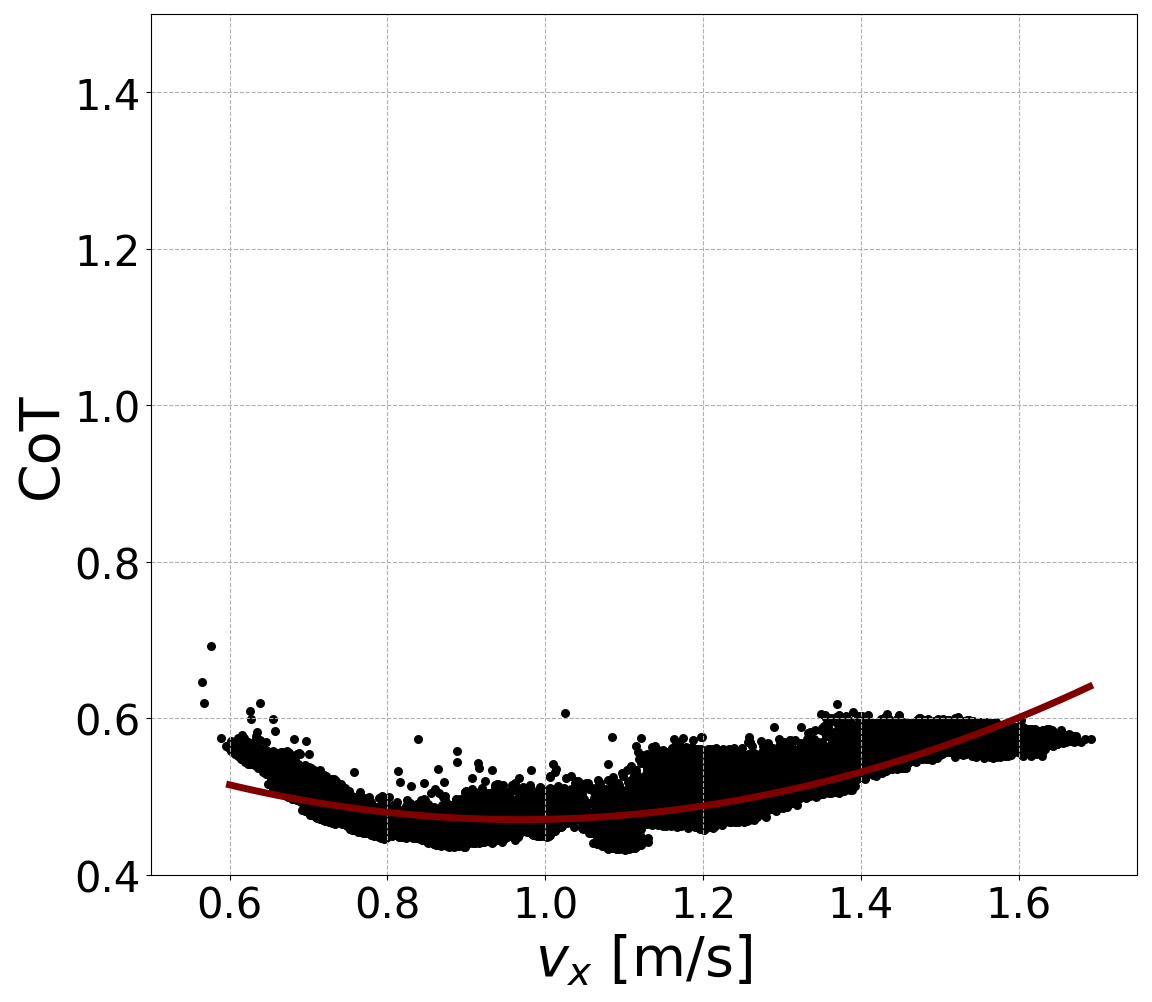

This chart was generated by the following Python code:
import os
import pickle
import matplotlib.pyplot as plt
import pandas as pd
from pandas import DataFrame
import numpy as np


# with open('cot_review.pickle', mode='wb') as f:
#     checkpoint = {'vel':dataset['vel'], 'cot':dataset['cot']}
#     pickle.dump(checkpoint, f)

with open('cot_review.pickle', mode='rb') as f:
    load_checkpoint = pickle.load(f)
    vel = load_checkpoint['vel']
    cot = load_checkpoint['cot']

def regression_curve(x, y, degree):
    t = y
    phi = DataFrame()
    for i in range(0, degree+1):
        p = x ** i
        p.name = "x ** %d" % i
        phi = pd.concat([phi, p], axis = 1)

    ws = np.dot(np.dot(np.linalg.inv(np.dot(phi.T,phi).astype(np.float64)), phi.T), t)
    def f(x):
        y = 0
        for i, w in enumerate(ws):
            y += w * (x ** i)
        return y

    return (f, ws)

fig = plt.figure(1,figsize=(19.2*0.6,10.03),dpi=100)
ax1 = fig.add_subplot(1,1,1)

ax1.scatter(vel, cot, s=30,color='black')
ax1.set_xlim(0.5,1.75)
ax1.set_ylim(0.4,1.5)
ax1.set_xlabel('$v_{x}$ [m/s]',fontsize=40)
ax1.set_ylabel('CoT',fontsize=40)

ax1.tick_params(labelsize = 30)
ax1.grid(linestyle='--')
xlines = np.arange(0.6,1.7,0.01)
f, ws = regression_curve(vel, cot, degree=2)
ax1.plot(xlines,f(xlines),color='maroon',linewidth=5.0)
plt.tight_layout()
# plt.show()
plt.savefig(os.path.join(os.getcwd(),'cot_review.pdf'))
plt.savefig(os.path.join(os.getcwd(),'cot_review.png'))